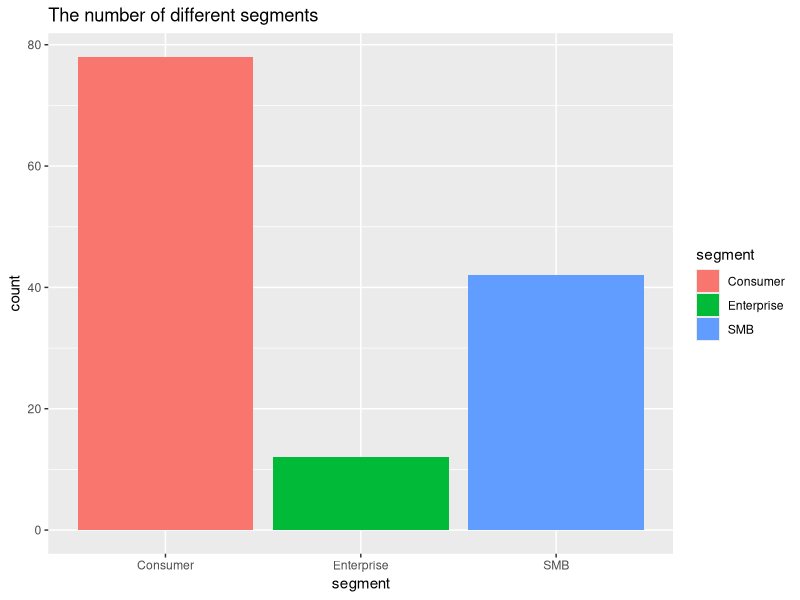
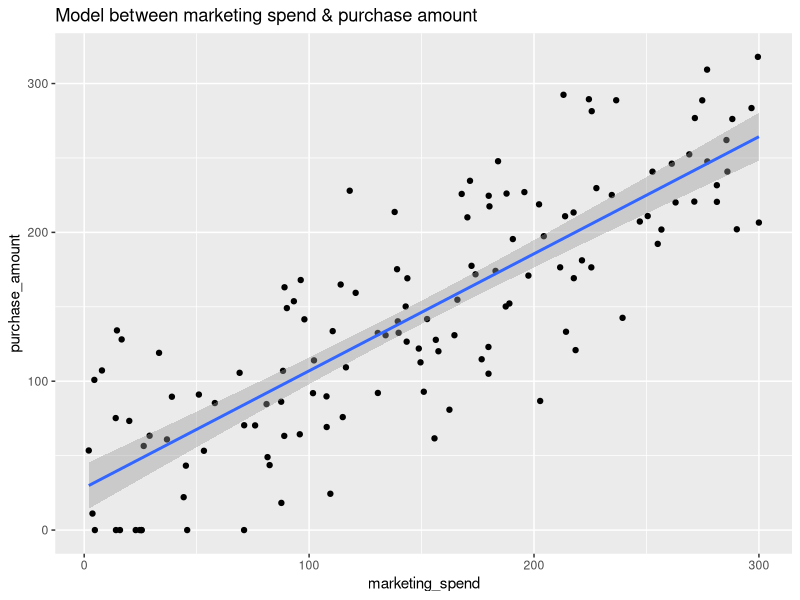
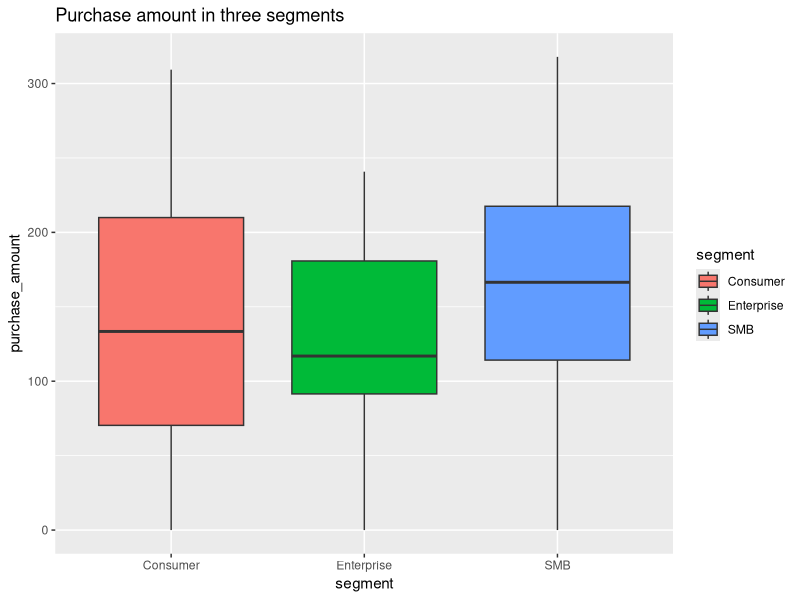

Write the R code that produced these figures, in order.
## ---- chunk 1
#| label: setup
#| include: false
library(tidyverse)
library(lubridate)
library(knitr)
library(here)
## ---- chunk 2
#| label: tidy-data
raw_data <- read_csv("./data/36032026_Shenyu He.csv")

tidy_data <- raw_data |> 
  distinct() |>
  mutate(signup_date = na_if(signup_date, "N/A"),
  signup_date = parse_date_time(signup_date, 
  orders = c("ymd", "dmy", "B d, Y"))
  ) |> 
  filter(!is.na(purchase_amount))
## ---- chunk 3
#| label: tbl-summary
#| tbl-cap: summarize the different segments
summary_table <- tidy_data |> 
  group_by(segment) |> 
  summarise(
    n = n(),
    avg_spend = mean(marketing_spend),
    avg_purchase = mean(purchase_amount),
    avg_visits = mean(visits)
  )

kable(summary_table, digits = 2)
## ---- chunk 4
#| label: fig-segment
#| fig-cap: The number of different segments
ggplot(tidy_data,
       aes(x = segment,
           fill = segment)) +
  geom_bar() +
  labs(title = "The number of different segments")
## ---- chunk 5
#| label: fig-linear_regression
#| fig-cap: model of marketing spend & purchase amount
ggplot(tidy_data, aes(x = marketing_spend, y = purchase_amount)) +
  labs(title = "Model between marketing spend & purchase amount") +
  geom_point() +
  geom_smooth(method = "lm", se = TRUE)
## ---- chunk 6
#| include: false
linear_regression <- lm(purchase_amount~marketing_spend, data = tidy_data)
summary(linear_regression)
## ---- chunk 7
#| label: fig-segment_boxplot
#| fig-cap: Purchase amount in three segments
ggplot(tidy_data, 
       aes(x = segment, y = purchase_amount, fill = segment)) +
  geom_boxplot() +
  labs(title = "Purchase amount in three segments") 
